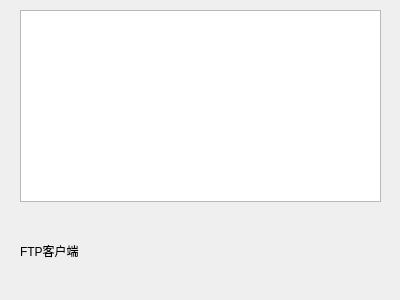
<?xml version="1.0" encoding="UTF-8"?>
<ui version="4.0">
 <class>Widget</class>
 <widget class="QWidget" name="Widget">
  <property name="geometry">
   <rect>
    <x>0</x>
    <y>0</y>
    <width>400</width>
    <height>300</height>
   </rect>
  </property>
  <property name="windowTitle">
   <string>Widget</string>
  </property>
  <widget class="QTextBrowser" name="textBrowser">
   <property name="geometry">
    <rect>
     <x>20</x>
     <y>10</y>
     <width>361</width>
     <height>192</height>
    </rect>
   </property>
  </widget>
  <widget class="QLabel" name="label">
   <property name="geometry">
    <rect>
     <x>20</x>
     <y>220</y>
     <width>361</width>
     <height>61</height>
    </rect>
   </property>
   <property name="text">
    <string>FTP客户端</string>
   </property>
  </widget>
 </widget>
 <layoutdefault spacing="6" margin="11"/>
 <resources/>
 <connections/>
</ui>
